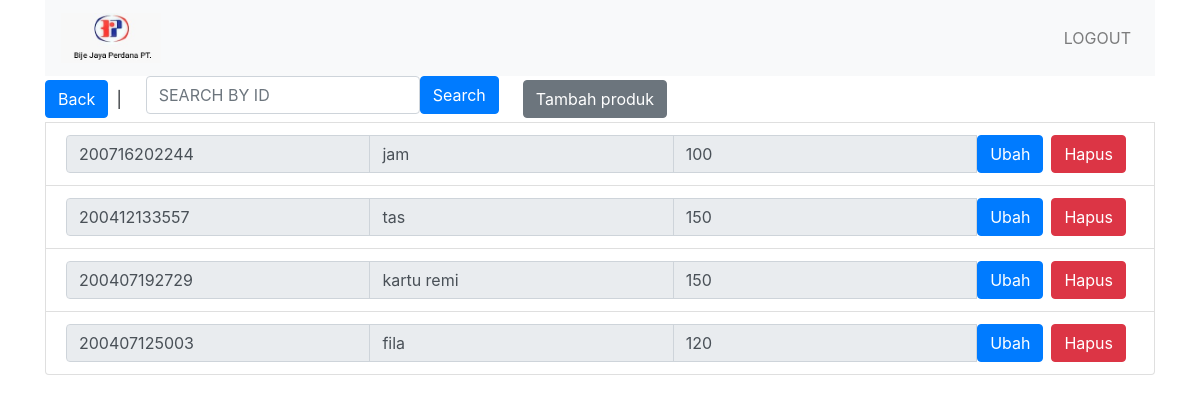
Page /produk.php on the earlier database version.
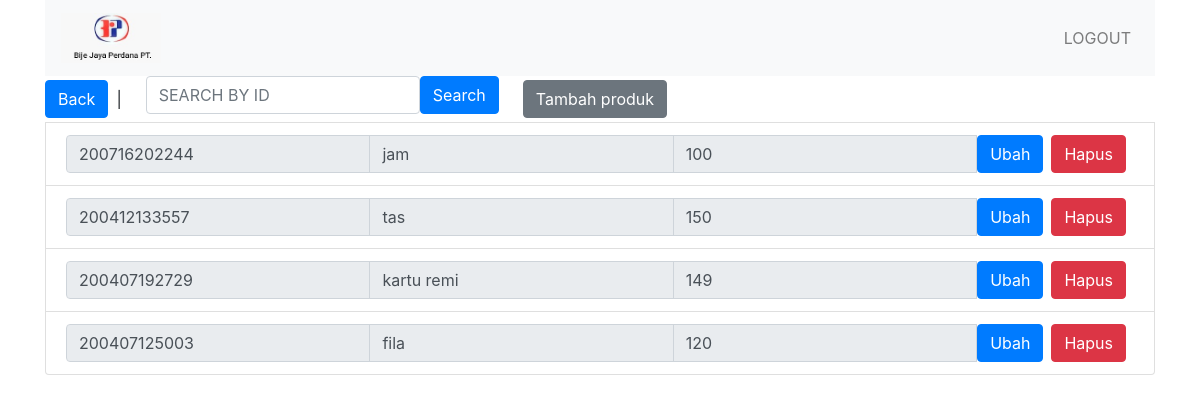
Same page on the later database version.
### tables this page shows
CREATE TABLE `produk` (
  `idproduk` varchar(12) NOT NULL,
  `namaproduk` varchar(40) NOT NULL,
  `stok` int(11) NOT NULL
);

### produk.php (the view, shortened to what this page needs)
<link rel="stylesheet" href="css/bootstrap.min.css">
<div class="container">
<?php
require('config.php');
include 'navbar.php';
    echo '<div class="btn-group mr-2" role="group" > <a class="btn btn-primary" href="index.php">Back</a> </div>';
    echo '<div class="btn-group mr-2" role="group" > | </div>';
    echo '<div class="btn-group mr-2" >
			<form method="GET" class="form-group mx-sm-3 mb-2 form-inline" action="produk.php">
				<input class="form-control" name="keyword" placeholder="SEARCH BY ID" type="number">
				<input class="btn btn-primary" type="submit" value="Search">
			</form>
		  </div>';
	echo '<div class="btn-group mr-2" role="group" > <a class="btn btn-secondary" href="produktambah.html">Tambah produk</a> </div>';
	$con = new mysqli($host, $dbid, $dbpass, $dbname);
	if (isset($_GET['keyword']) && $_GET['keyword']!='') {
		$keyword =  str_replace("'","",$_GET['keyword'])  ;
		$keyword = $con -> real_escape_string($keyword);
		$stmt = $con->prepare( "SELECT * FROM produk WHERE idproduk LIKE '%$keyword%' ORDER BY idproduk DESC" ); $stmt->execute();
	}else{
		$stmt = $con->prepare( "SELECT * FROM produk ORDER BY idproduk DESC" ); $stmt->execute();
	}
	$result = $stmt->get_result();
	while($row = mysqli_fetch_assoc($result)) {
		echo '
			<li class="list-group-item d-flex justify-content-between align-items-center">
				<div class="input-group">
					<input type="text" name="idproduk" class="form-control" value="'.$row["idproduk"].'" readonly>
					<input type="text" name="namaproduk" class="form-control" value="'.$row["namaproduk"].'"  readonly>
					<input type="text" name="stok" class="form-control" value="'.$row["stok"].'"  readonly>
                    <div class="btn-group mr-2" role="group" > <a class="btn btn-primary" href="produkubah.php?idproduk='.$row["idproduk"].'">Ubah</a> </div>
                    <div class="btn-group mr-2" role="group" > <a class="btn btn-danger" href="produkhapus.php?idproduk='.$row["idproduk"].'" onclick="return confirm()">Hapus</a> </div>
				</div>
			</li>
		';
	}
?>
</div>

Differences in the rows shown:
changed produk "kartu remi": stok "150" → "149"
